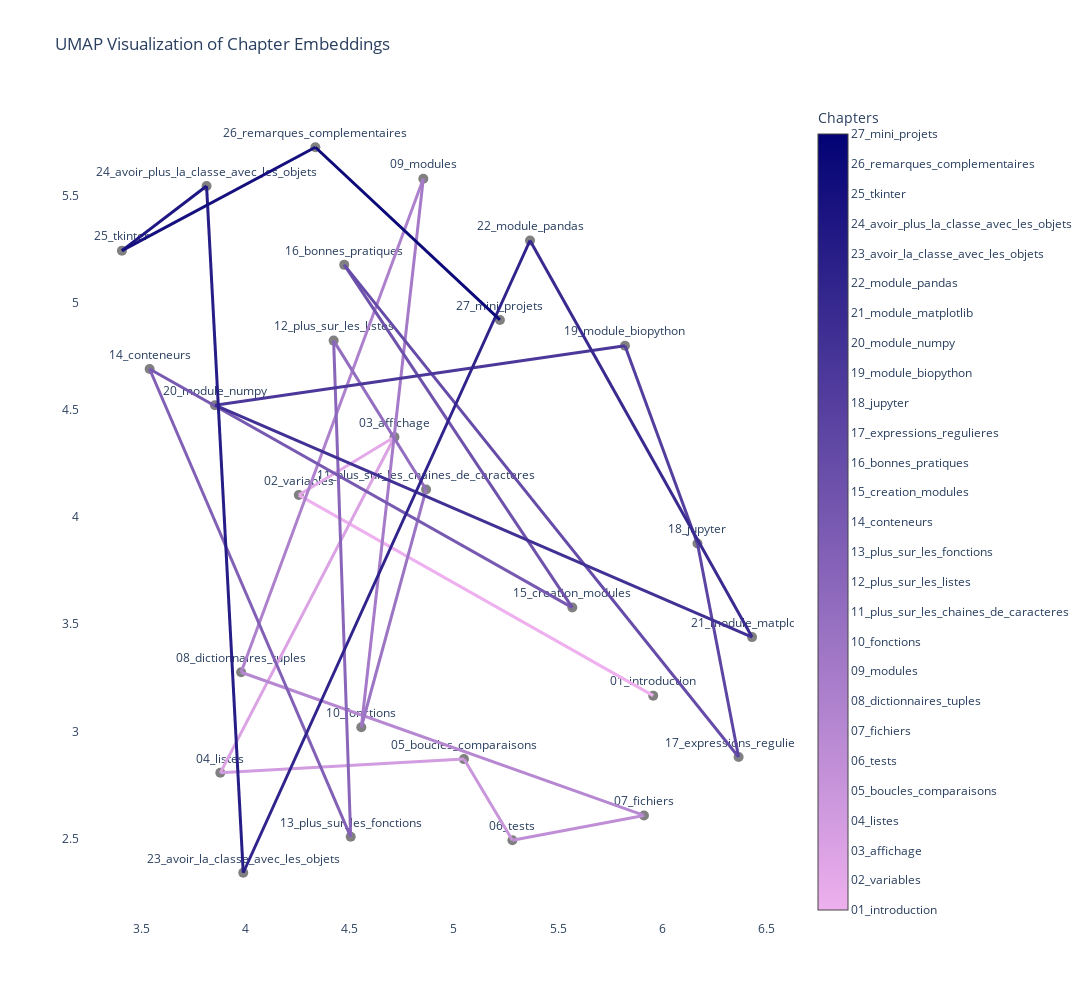

Notebook code cell kept with this figure:
### Code cell
visualize_embeddings_umap(embeddings)

### Figure 1 — Plotly figure (JSON) as saved in the notebook; plotly's stock layout.template omitted (floating-point values rounded to 4 significant figures)
{"data": [{"marker": {"color": "gray", "size": 10}, "mode": "markers+text", "text": ["01_introduction", "02_variables", "03_affichage", "04_listes", "05_boucles_comparaisons", "06_tests", "07_fichiers", "08_dictionnaires_tuples", "09_modules", "10_fonctions", "11_plus_sur_les_chaines_de_caracteres", "12_plus_sur_les_listes", "13_plus_sur_les_fonctions", "14_conteneurs", "15_creation_modules", "16_bonnes_pratiques", "17_expressions_regulieres", "18_jupyter", "19_module_biopython", "20_module_numpy", "21_module_matplotlib", "22_module_pandas", "23_avoir_la_classe_avec_les_objets", "24_avoir_plus_la_classe_avec_les_objets", "25_tkinter", "26_remarques_complementaires", "27_mini_projets"], "textposition": "top center", "type": "scatter", "x": [5.957, 4.256, 4.715, 3.879, 5.049, 5.281, 5.912, 3.979, 4.854, 4.556, 4.867, 4.423, 4.505, 3.54, 5.569, 4.474, 6.366, 6.169, 5.821, 3.854, 6.431, 5.365, 3.99, 3.814, 3.408, 4.336, 5.221], "y": [3.167, 4.103, 4.373, 2.807, 2.871, 2.493, 2.608, 3.276, 5.578, 3.02, 4.129, 4.823, 2.509, 4.691, 3.578, 5.176, 2.881, 3.876, 4.799, 4.522, 3.44, 5.29, 2.341, 5.544, 5.243, 5.725, 4.919]}, {"line": {"color": "rgba(238,176,238, 1)", "width": 3}, "mode": "lines", "type": "scatter", "x": [5.957, 4.256], "y": [3.167, 4.103]}, {"line": {"color": "rgba(228,169,233, 1)", "width": 3}, "mode": "lines", "type": "scatter", "x": [4.256, 4.715], "y": [4.103, 4.373]}, {"line": {"color": "rgba(219,162,228, 1)", "width": 3}, "mode": "lines", "type": "scatter", "x": [4.715, 3.879], "y": [4.373, 2.807]}, {"line": {"color": "rgba(210,156,224, 1)", "width": 3}, "mode": "lines", "type": "scatter", "x": [3.879, 5.049], "y": [2.807, 2.871]}, {"line": {"color": "rgba(201,149,219, 1)", "width": 3}, "mode": "lines", "type": "scatter", "x": [5.049, 5.281], "y": [2.871, 2.493]}, {"line": {"color": "rgba(192,142,214, 1)", "width": 3}, "mode": "lines", "type": "scatter", "x": [5.281, 5.912], "y": [2.493, 2.608]}, {"line": {"color": "rgba(183,136,210, 1)", "width": 3}, "mode": "lines", "type": "scatter", "x": [5.912, 3.979], "y": [2.608, 3.276]}, {"line": {"color": "rgba(174,129,205, 1)", "width": 3}, "mode": "lines", "type": "scatter", "x": [3.979, 4.854], "y": [3.276, 5.578]}, {"line": {"color": "rgba(165,122,200, 1)", "width": 3}, "mode": "lines", "type": "scatter", "x": [4.854, 4.556], "y": [5.578, 3.02]}, {"line": {"color": "rgba(156,116,196, 1)", "width": 3}, "mode": "lines", "type": "scatter", "x": [4.556, 4.867], "y": [3.02, 4.129]}, {"line": {"color": "rgba(147,109,191, 1)", "width": 3}, "mode": "lines", "type": "scatter", "x": [4.867, 4.423], "y": [4.129, 4.823]}, {"line": {"color": "rgba(138,102,186, 1)", "width": 3}, "mode": "lines", "type": "scatter", "x": [4.423, 4.505], "y": [4.823, 2.509]}, {"line": {"color": "rgba(129,96,182, 1)", "width": 3}, "mode": "lines", "type": "scatter", "x": [4.505, 3.54], "y": [2.509, 4.691]}, {"line": {"color": "rgba(120,89,177, 1)", "width": 3}, "mode": "lines", "type": "scatter", "x": [3.54, 5.569], "y": [4.691, 3.578]}, {"line": {"color": "rgba(111,82,172, 1)", "width": 3}, "mode": "lines", "type": "scatter", "x": [5.569, 4.474], "y": [3.578, 5.176]}, {"line": {"color": "rgba(102,76,168, 1)", "width": 3}, "mode": "lines", "type": "scatter", "x": [4.474, 6.366], "y": [5.176, 2.881]}, {"line": {"color": "rgba(93,69,163, 1)", "width": 3}, "mode": "lines", "type": "scatter", "x": [6.366, 6.169], "y": [2.881, 3.876]}, {"line": {"color": "rgba(84,62,158, 1)", "width": 3}, "mode": "lines", "type": "scatter", "x": [6.169, 5.821], "y": [3.876, 4.799]}, {"line": {"color": "rgba(75,56,154, 1)", "width": 3}, "mode": "lines", "type": "scatter", "x": [5.821, 3.854], "y": [4.799, 4.522]}, {"line": {"color": "rgba(66,49,149, 1)", "width": 3}, "mode": "lines", "type": "scatter", "x": [3.854, 6.431], "y": [4.522, 3.44]}, {"line": {"color": "rgba(57,42,144, 1)", "width": 3}, "mode": "lines", "type": "scatter", "x": [6.431, 5.365], "y": [3.44, 5.29]}, {"line": {"color": "rgba(48,36,140, 1)", "width": 3}, "mode": "lines", "type": "scatter", "x": [5.365, 3.99], "y": [5.29, 2.341]}, {"line": {"color": "rgba(39,29,135, 1)", "width": 3}, "mode": "lines", "type": "scatter", "x": [3.99, 3.814], "y": [2.341, 5.544]}, {"line": {"color": "rgba(30,22,130, 1)", "width": 3}, "mode": "lines", "type": "scatter", "x": [3.814, 3.408], "y": [5.544, 5.243]}, {"line": {"color": "rgba(21,16,126, 1)", "width": 3}, "mode": "lines", "type": "scatter", "x": [3.408, 4.336], "y": [5.243, 5.725]}, {"line": {"color": "rgba(12,9,121, 1)", "width": 3}, "mode": "lines", "type": "scatter", "x": [4.336, 5.221], "y": [5.725, 4.919]}, {"marker": {"cmax": 26, "cmin": 0, "colorbar": {"len": 1, "lenmode": "fraction", "ticktext": ["01_introduction", "02_variables", "03_affichage", "04_listes", "05_boucles_comparaisons", "06_tests", "07_fichiers", "08_dictionnaires_tuples", "09_modules", "10_fonctions", "11_plus_sur_les_chaines_de_caracteres", "12_plus_sur_les_listes", "13_plus_sur_les_fonctions", "14_conteneurs", "15_creation_modules", "16_bonnes_pratiques", "17_expressions_regulieres", "18_jupyter", "19_module_biopython", "20_module_numpy", "21_module_matplotlib", "22_module_pandas", "23_avoir_la_classe_avec_les_objets", "24_avoir_plus_la_classe_avec_les_objets", "25_tkinter", "26_remarques_complementaires", "27_mini_projets"], "tickvals": [0, 1, 2, 3, 4, 5, 6, 7, 8, 9, 10, 11, 12, 13, 14, 15, 16, 17, 18, 19, 20, 21, 22, 23, 24, 25, 26], "title": {"text": "Chapters"}, "y": 0.5, "yanchor": "middle"}, "colorscale": [[0, "rgba(238,176,238, 1)"], [0.03846, "rgba(228,169,233, 1)"], [0.07692, "rgba(219,162,228, 1)"], [0.1154, "rgba(210,156,224, 1)"], [0.1538, "rgba(201,149,219, 1)"], [0.1923, "rgba(192,142,214, 1)"], [0.2308, "rgba(183,136,210, 1)"], [0.2692, "rgba(174,129,205, 1)"], [0.3077, "rgba(165,122,200, 1)"], [0.3462, "rgba(156,116,196, 1)"], [0.3846, "rgba(147,109,191, 1)"], [0.4231, "rgba(138,102,186, 1)"], [0.4615, "rgba(129,96,182, 1)"], [0.5, "rgba(120,89,177, 1)"], [0.5385, "rgba(111,82,172, 1)"], [0.5769, "rgba(102,76,168, 1)"], [0.6154, "rgba(93,69,163, 1)"], [0.6538, "rgba(84,62,158, 1)"], [0.6923, "rgba(75,56,154, 1)"], [0.7308, "rgba(66,49,149, 1)"], [0.7692, "rgba(57,42,144, 1)"], [0.8077, "rgba(48,36,140, 1)"], [0.8462, "rgba(39,29,135, 1)"], [0.8846, "rgba(30,22,130, 1)"], [0.9231, "rgba(21,16,126, 1)"], [0.9615, "rgba(12,9,121, 1)"], [1, "rgba(3,3,117, 1)"]]}, "mode": "markers", "showlegend": false, "type": "scatter", "x": [null], "y": [null]}], "layout": {"height": 1000, "plot_bgcolor": "rgba(0,0,0,0)", "showlegend": false, "title": {"text": "UMAP Visualization of Chapter Embeddings"}, "width": 1200, "xaxis": {"showgrid": false, "zeroline": false}, "yaxis": {"showgrid": false, "zeroline": false}}}
